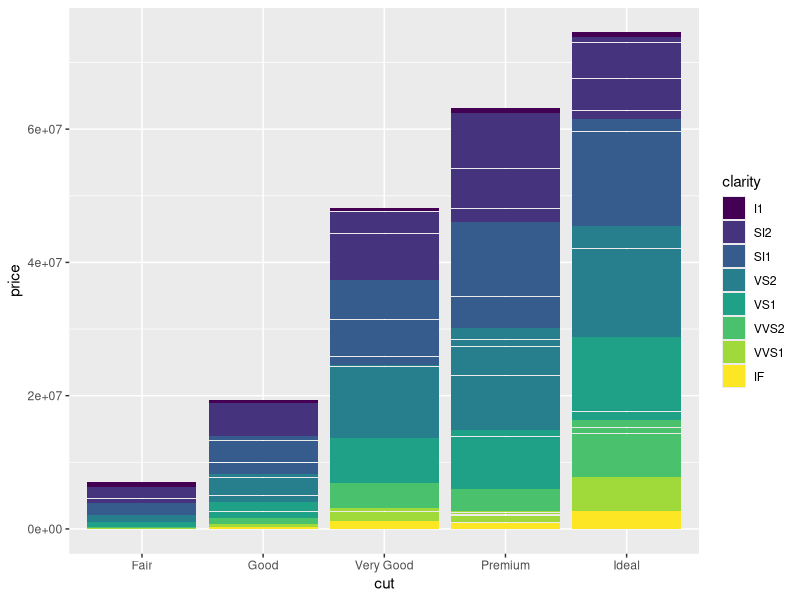
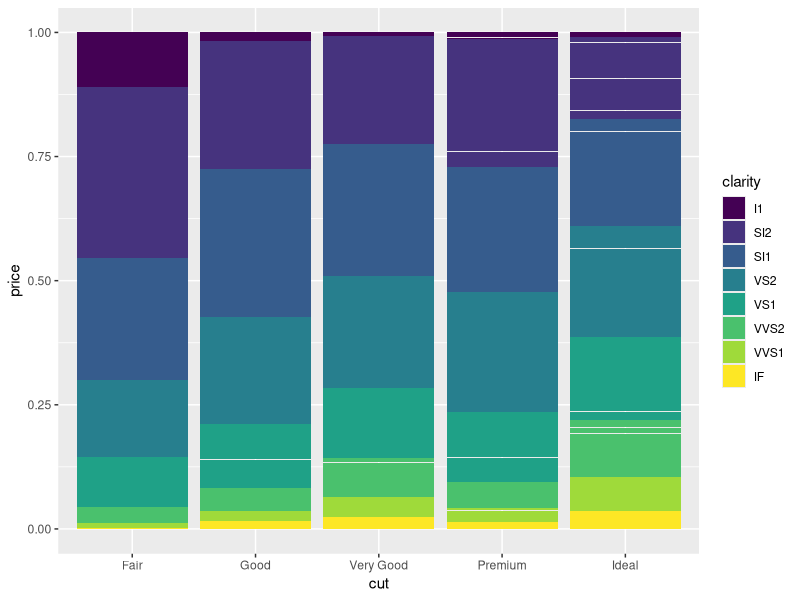
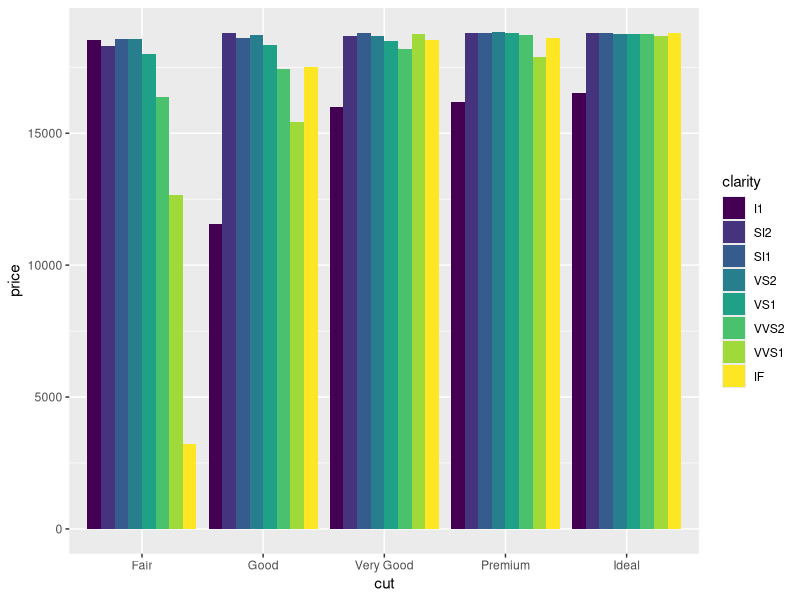
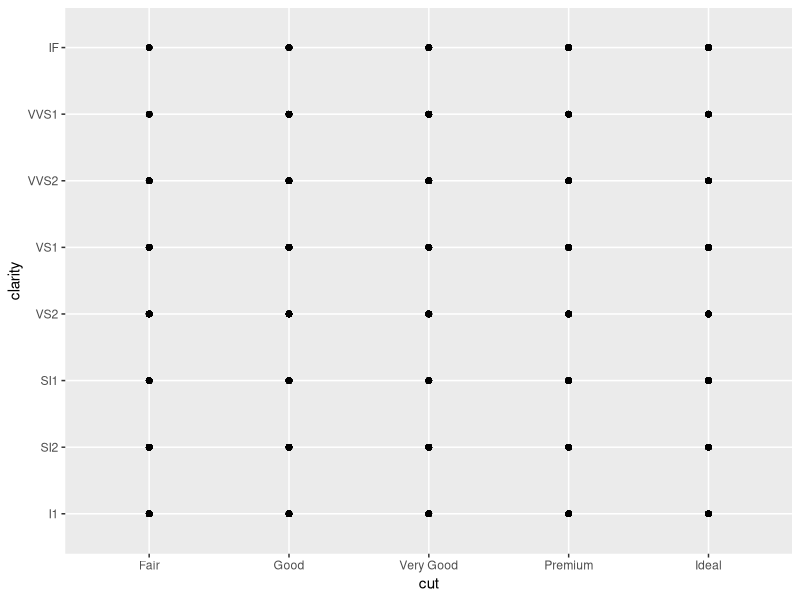
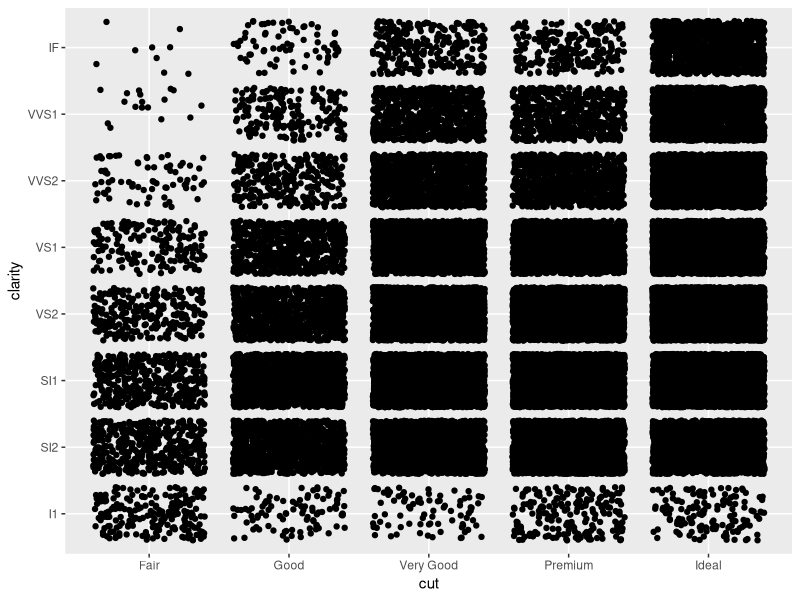
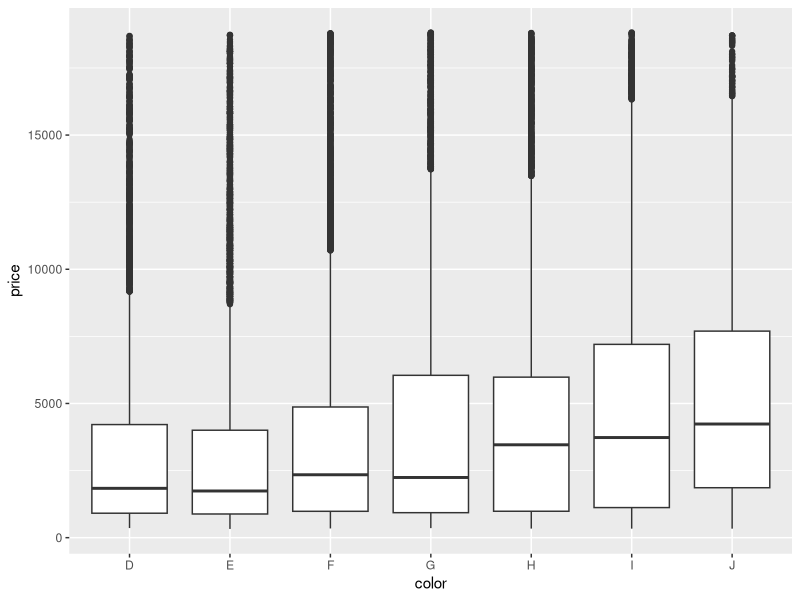
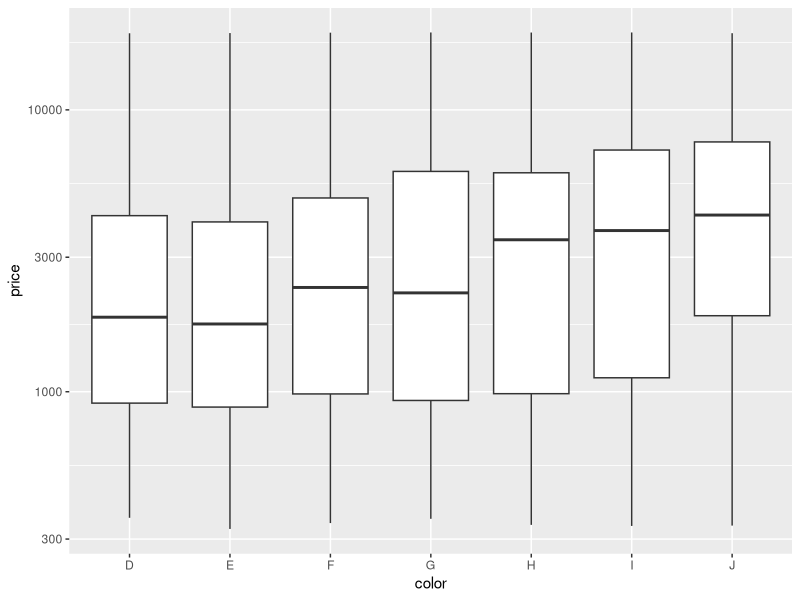
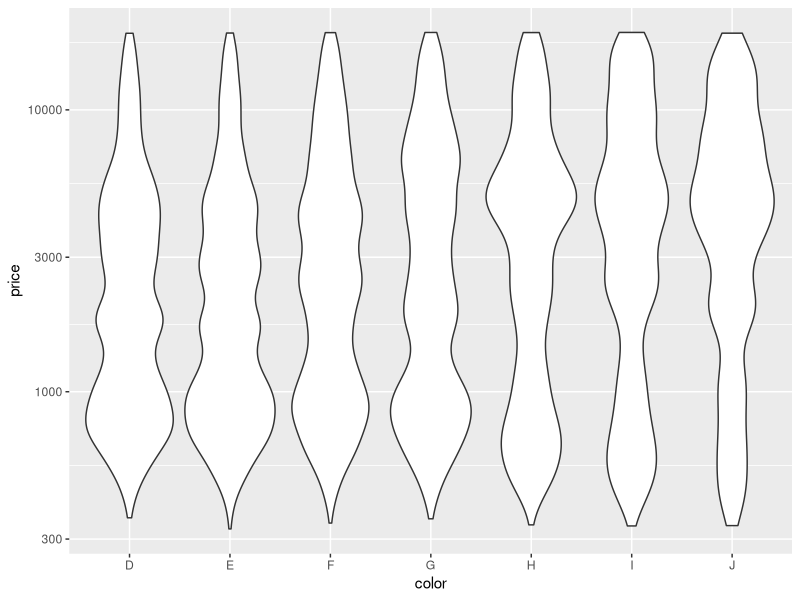

The R source for these figures, in order:
# Exercise 2: advanced ggplot2 practice

# Install and load the `ggplot2` package
#install.packages('ggplot2')
library("ggplot2")

# For this exercise you will again be working with the `diamonds` data set.
# Use `?diamonds` to review details about this data set
?diamonds

## Position Adjustments

# Draw a column (bar) chart of diamonds cuts by price, with each bar filled by 
# clarity. You should see a _stacked_ bar chart.
ggplot(data = diamonds) +
  geom_col(mapping = aes(x = cut, y = price, fill = clarity))

# Draw the same chart again, but with each element positioned to "fill" the y axis
ggplot(data = diamonds) +
  geom_col(mapping = aes(x = cut, y = price, fill = clarity), position = "fill")

# Draw the same chart again, but with each element positioned to "dodge" each other
ggplot(data = diamonds) +
  geom_col(mapping = aes(x = cut, y = price, fill = clarity), position = "dodge")

# Draw a plot with point geometry with the x-position mapped to `cut` and the 
# y-position mapped to `clarity`
# This creates a "grid" grouping the points
ggplot(data = diamonds) +
  geom_point(mapping = aes(x = cut, y = clarity))

# Use the "jitter" position adjustment to keep the points from all overlapping!
# (This works a little better with a sample of diamond data, such as from the 
# previous exercise).
ggplot(data = diamonds) +
  geom_point(mapping = aes(x = cut, y = clarity), position = "jitter")


## Scales

# Draw a "boxplot" (with `geom_boxplot`) for the diamond's price (y) by color (x)
ggplot(data = diamonds) +
  geom_boxplot(mapping = aes(x = color, y = price))

# This has a lot of outliers, making it harder to read. To fix this, draw the 
# same plot but with a _logarithmic_ scale for the y axis.
ggplot(data = diamonds) +
  geom_boxplot(mapping = aes(x = color, y = price)) +
  scale_y_log10()

# For another version, draw the same plot but with `violin` geometry instead of 
# `boxplot` geometry!
# How does the logarithmic scale change the data presentation?
ggplot(data = diamonds) +
  geom_violin(mapping = aes(x = color, y = price)) +
  scale_y_log10()

# Another interesting plot: draw a plot of the diamonds price (y) by carat (x), 
# using a heatmap of 2d bins (geom_bin2d)
# What happens when you make the x and y channels scale logarithmically?
ggplot(data = diamonds) +
  geom_bin2d(mapping = aes(x = carat, y = price)) +
  scale_x_log10() +
  scale_y_log10()

# Draw a scatter plot for the diamonds price (y) by carat (x). Color each point
# by the clarity (Remember, this will take a while. Use a sample of the diamonds 
# for faster results)
ggplot(data = diamonds) +
  geom_point(mapping = aes(x = carat, y = price, color = clarity))

# Change the color of the previous plot using a ColorBrewer scale of your choice. 
# What looks nice?
ggplot(data = diamonds) +
  geom_point(mapping = aes(x = carat, y = price, color = clarity)) +
  scale_color_brewer(palette = "Spectral")


## Coordinate Systems

# Draw a bar chart with x-position and fill color BOTH mapped to cut
# For best results, SET the `width` of the geometry to be 1 (fill plot, no space
# between)
# TIP: You can save the plot to a variable for easier modifications
bar <- ggplot(data = diamonds) +
  geom_bar(mapping = aes(x = cut, fill = cut), width = 1)
bar

# Draw the same chart, but with the coordinate system flipped
bar + coord_flip()

# Draw the same chart, but in a polar coordinate system. It's a Coxcomb chart!
bar + coord_polar()


## Facets

# Take the scatter plot of price by carat data (colored by clarity) and add 
# _facets_ based on the diamond's `color`
ggplot(data = diamonds) +
  geom_point(mapping = aes(x = carat, y = price, color = clarity)) +
  scale_color_brewer(palette = "Spectral") +
  facet_wrap(~ color)


## Saving Plots

# Use the `ggsave()` function to save the current (recent) plot to disk.
# Name the output file "my-plot.png".
# Make sure you've set the working directory!!
ggsave("my-plot.png")
